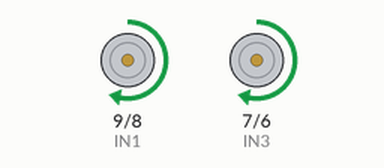
Recording of a sketch running on a simulated Arduino Uno, built with avr-gcc and run on an emulated ATmega328P. On the bench: motor-driver pin pairs drawn as motors (green arrow = first pin HIGH = forward, orange = second pin HIGH = backward, longer = more drive, scaled by the enable pin).

Above: at 1.0 s.
At 5.0 s:
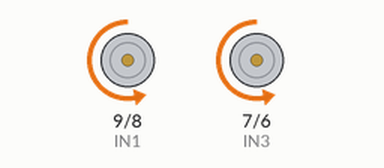
At 7.0 s:
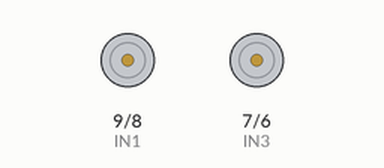
Timing chart, 0 to 10.4 s (numbered marks = the images above):
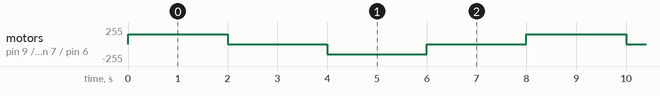

The sketch:

sketch_apr1b.ino
```cpp
const int ENA = 10; // PWM pin for motor 1
const int IN1 = 9;  // Digital pin for motor 1
const int IN2 = 8;  // Digital pin for motor 1
const int ENB = 5;  // PWM pin for motor 2
const int IN3 = 7;  // Digital pin for motor 2
const int IN4 = 6;  // Digital pin for motor 2

// Set the motor speed (0-255)
int motorSpeed = 150;

void setup() {
  // Set the motor driver pins as outputs
  pinMode(ENA, OUTPUT);
  pinMode(IN1, OUTPUT);
  pinMode(IN2, OUTPUT);
  pinMode(ENB, OUTPUT);
  pinMode(IN3, OUTPUT);
  pinMode(IN4, OUTPUT);
}

void loop() {
  // Set motor 1 direction and speed
  digitalWrite(IN1, HIGH);
  digitalWrite(IN2, LOW);
  analogWrite(ENA, motorSpeed);

  // Set motor 2 direction and speed
  digitalWrite(IN3, HIGH);
  digitalWrite(IN4, LOW);
  analogWrite(ENB, motorSpeed);

  // Wait for 2 seconds
  delay(2000);

  // Stop motors
  digitalWrite(IN1, LOW);
  digitalWrite(IN2, LOW);
  analogWrite(ENA, 0);
  digitalWrite(IN3, LOW);
  digitalWrite(IN4, LOW);
  analogWrite(ENB, 0);

  // Wait for 2 seconds
  delay(2000);

  // Set motor 1 direction and speed
  digitalWrite(IN1, LOW);
  digitalWrite(IN2, HIGH);
  analogWrite(ENA, motorSpeed);

  // Set motor 2 direction and speed
  digitalWrite(IN3, LOW);
  digitalWrite(IN4, HIGH);
  analogWrite(ENB, motorSpeed);

  // Wait for 2 seconds
  delay(2000);

  // Stop motors
  digitalWrite(IN1, LOW);
  digitalWrite(IN2, LOW);
  analogWrite(ENA, 0);
  digitalWrite(IN3, LOW);
  digitalWrite(IN4, LOW);
  analogWrite(ENB, 0);

  // Wait for 2 seconds
  delay(2000);
}
```

Measured:
- by itself, motor on pin 9 (IN1) / pin 8 (IN2), motor on pin 7 (IN3) / pin 6 (IN4): repeats every 8.0 s: stopped 2.0 s, backward 150/255 2.0 s, stopped 2.0 s, forward 150/255 2.0 s
